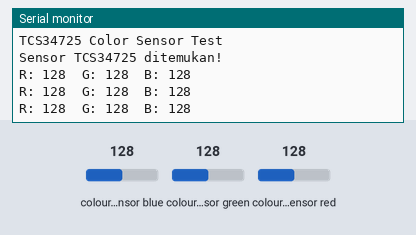
The sketch below on a simulated ESP32. Parts: the last lines printed to the serial monitor. The inputs (shaded band) are chosen by the test bench; at power-on: colour sensor blue 128, colour sensor green 128, colour sensor red 128.

Above: at 1.5 s.
1.6 s: colour sensor blue set to 5
At 2.4 s:
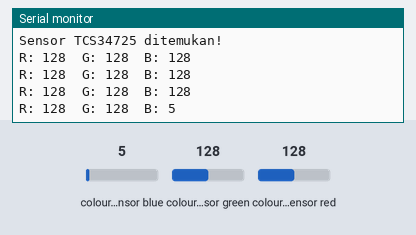
3.1 s: colour sensor green set to 5
At 3.7 s:
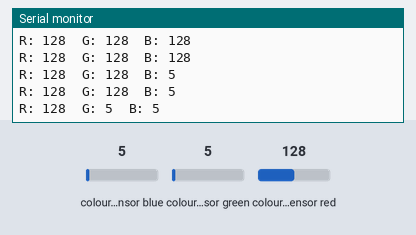
4.6 s: colour sensor red set to 5
At 5.5 s:
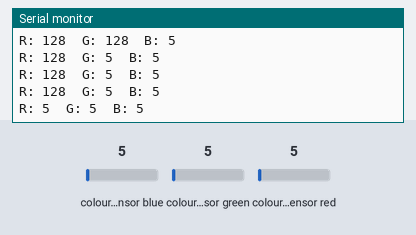

The sketch:

TRYSensorWarna1.ino
```cpp
#include <Wire.h>
#include "Adafruit_TCS34725.h"

// Pin I2C custom
#define SDA_PIN A4
#define SCL_PIN A5

// Sensor TCS34725
Adafruit_TCS34725 tcs = Adafruit_TCS34725(
  TCS34725_INTEGRATIONTIME_50MS,
  TCS34725_GAIN_4X
);

void setup() {
  Serial.begin(115200);
  Serial.println("TCS34725 Color Sensor Test");

  Wire.begin(SDA_PIN, SCL_PIN); // inisialisasi I2C di pin 26/25

  if (tcs.begin()) {
    Serial.println("Sensor TCS34725 ditemukan!");
  } else {
    Serial.println("Tidak ditemukan sensor, cek koneksi!");
    while (1);
  }
}

void loop() {
  float red, green, blue;

  tcs.setInterrupt(false); // Nyalakan LED internal sensor
  delay(60);               // Tunggu sensor stabil
  tcs.getRGB(&red, &green, &blue);
  tcs.setInterrupt(true);  // Matikan LED internal sensor

  Serial.print("R: "); Serial.print((int)red);
  Serial.print("\tG: "); Serial.print((int)green);
  Serial.print("\tB: "); Serial.println((int)blue);

  delay(500);
}
```

Measured:
- after the input at 1.6 s, the serial monitor: prints a new line after 0.34 s (image 1)
- after the input at 3.1 s, the serial monitor: prints a new line after 0.06 s (image 2)
- after the input at 4.6 s, the serial monitor: prints a new line after 0.39 s (image 3)
